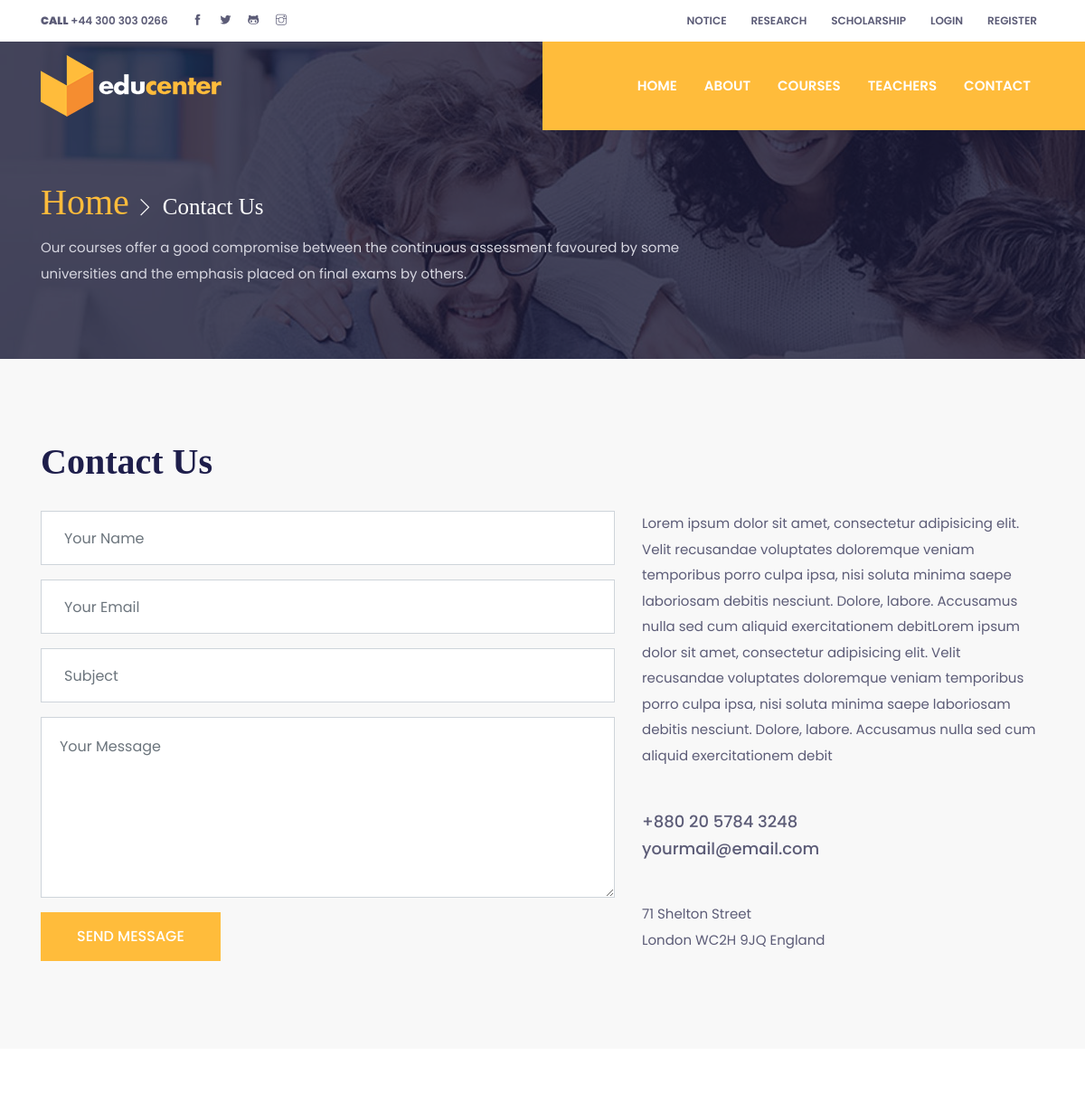
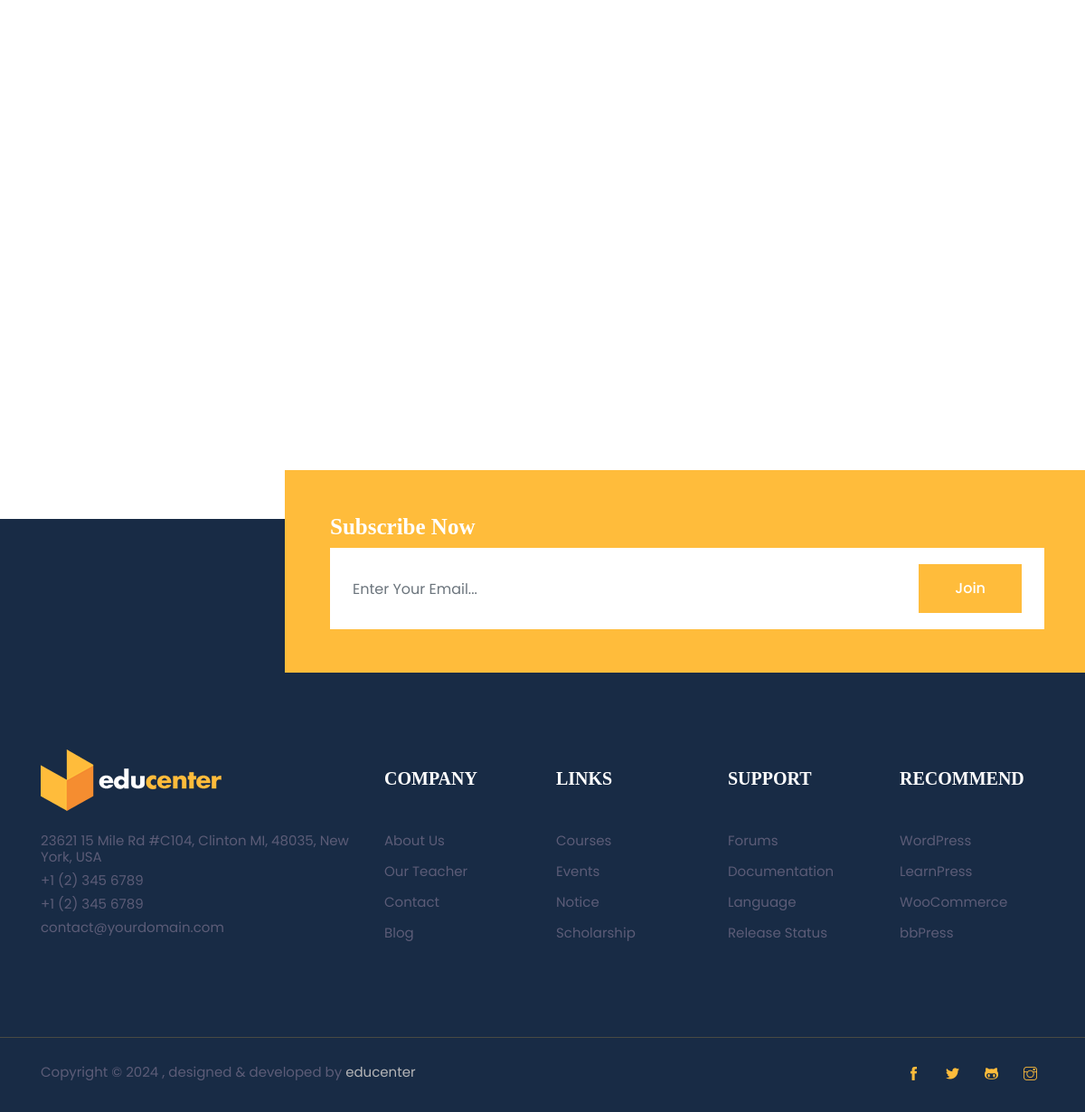
The page /contact.php on the database its author committed (2 pictures, top to bottom).
### tables this page shows
CREATE TABLE `contact` (
  `id` int(11) NOT NULL,
  `description` varchar(255) NOT NULL,
  `contact_description` text NOT NULL,
  `email` varchar(255) NOT NULL,
  `address` varchar(255) NOT NULL,
  `phone` varchar(255) NOT NULL
);

### contact.php (the view, shortened to what this page needs)
<!DOCTYPE html>
<html lang="en">
<head>
  <?php
include ('db.php');
$sql = "SELECT * FROM contact";
$result = mysqli_query($conn, $sql);
$data = mysqli_fetch_assoc($result);
?>
  <link rel="stylesheet" href="plugins/bootstrap/bootstrap.min.css">
  <link rel="stylesheet" href="plugins/slick/slick.css">
  <link rel="stylesheet" href="plugins/themify-icons/themify-icons.css">
  <link rel="stylesheet" href="plugins/animate/animate.css">
  <link rel="stylesheet" href="plugins/aos/aos.css">
  <link rel="stylesheet" href="plugins/venobox/venobox.css">
  <link href="css/style.css" rel="stylesheet">
</head>
<body>
<?php include ('header.php');?>
<section class="page-title-section overlay" data-background="images/backgrounds/page-title.jpg">
  <div class="container">
    <div class="row">
      <div class="col-md-8">
        <ul class="list-inline custom-breadcrumb mb-2">
          <li class="list-inline-item"><a class="h2 text-primary font-secondary" href="index.php">Home</a></li>
          <li class="list-inline-item text-white h3 font-secondary nasted">Contact Us</li>
        </ul>
        <p class="text-lighten mb-0"><?php echo $data['description']; ?></p>
      </div>
    </div>
  </div>
</section>
<section class="section bg-gray">
  <div class="container">
    <div class="row">
      <div class="col-lg-12">
        <h2 class="section-title">Contact Us</h2>
      </div>
    </div>
    <div class="row">
      <div class="col-lg-7 mb-4 mb-lg-0">
        <form action="/contact.html" method="POST">
          <input type="text" class="form-control mb-3" id="name" name="name" placeholder="Your Name" required>
          <input type="email" class="form-control mb-3" id="mail" name="mail" placeholder="Your Email" required>
          <input type="text" class="form-control mb-3" id="subject" name="subject" placeholder="Subject" required>
          <textarea name="message" id="message" class="form-control mb-3" placeholder="Your Message" required></textarea>
          <button type="submit" value="send" class="btn btn-primary">SEND MESSAGE</button>
        </form>
      </div>
      <div class="col-lg-5">
        <p class="mb-5"><?php echo $data['contact_description']; ?></p>
        <a href="tel:+8802057843248" class="text-color h5 d-block"><?php echo $data['phone']; ?></a>
        <a href="mailto:yourmail@email.com" class="mb-5 text-color h5 d-block"><?php echo $data['email']; ?></a>
        <p><?php echo $data['address']; ?></p>
      </div>
    </div>
  </div>
</section>
<section class="section pt-0">
  <div id="map_canvas" data-latitude="51.507351" data-longitude="-0.127758"></div>
</section>
<?php include ('footer.php');?>
</body>
</html>

### css/style.css (style rules this page uses)
body { line-height: 1.2; font-family: "Poppins", sans-serif; -webkit-font-smoothing: antialiased; font-size: 15px; color: #5c5c77; }
p, .paragraph { font-weight: 400; color: #5c5c77; font-size: 15px; line-height: 1.9; font-family: "Poppins", sans-serif; }
h1, h2, h3, h4, h5, h6 { color: #1e1e4b; font-family: "futura-bold"; font-weight: 700; line-height: 1.2; }
h2, .h2 { font-size: 40px; }
h3, .h3 { font-size: 25px; }
h5, .h5 { font-size: 18px; }
.btn { font-size: 16px; font-family: "Poppins", sans-serif; text-transform: capitalize; padding: 15px 40px; border-radius: 0; font-weight: 500; border: 0; position: relative; z-index: 1; transition: 0.2s ease; overflow: hidden; white-space: nowrap; }
.btn::before { position: absolute; content: ""; height: 80%; width: 100%; left: 0; bottom: 10%; z-index: -1; transition: transform 0.2s ease-in-out; transform-origin: top; transform: scaleY(0); }
.btn-primary { color: #fff; background-color: #ffbc3b; }
.btn-primary::before { background-color: #fff; }
body { background-color: #fff; overflow-x: hidden; }
ol, ul { list-style-type: none; margin: 0px; }
a, a:hover, a:focus { text-decoration: none; }
a, button, select { cursor: pointer; transition: 0.2s ease; }
.section { padding-top: 90px; padding-bottom: 90px; }
.section-title { margin-bottom: 30px; }
.overlay { position: relative; }
.overlay::before { position: absolute; content: ""; height: 100%; width: 100%; top: 0; left: 0; background: #1a1a37; opacity: 0.8; }
.bg-gray { background: #f8f8f8; }
.text-primary { color: #ffbc3b !important; }
.text-color { color: #5c5c77; }
.text-lighten { color: #d6d6e0 !important; }
.font-secondary { font-family: "futura-bold"; }
.page-title-section { padding: 200px 0 80px; }
.custom-breadcrumb li.nasted { position: relative; padding-left: 25px; }
.custom-breadcrumb li.nasted::before { position: absolute; font-family: "themify"; content: "\e649"; font-size: 20px; top: 50%; left: -5px; color: #fff; transform: translateY(-50%); }
textarea.form-control { height: 200px; padding: 20px; }
#map_canvas { height: 500px; }
.form-control { height: 60px; background: #fff; border-radius: 0; padding-left: 25px; }

### rows shown on the page
contact: description "Our courses offer a good compromise between the continuous assessment favoured by some universities and the emphasis placed on final exams by others.", contact_description "Lorem ipsum dolor sit amet, consectetur adipisicing elit. Velit recusandae voluptates doloremque veniam temporibus porro culpa ipsa, nisi soluta minima saepe laboriosam debitis nesciunt. Dolore, labore. Accusamus nulla sed cum aliquid exercitationem debitLorem ipsum dolor sit amet, consectetur adipisicing elit. Velit recusandae voluptates doloremque veniam temporibus porro culpa ipsa, nisi soluta minima saepe laboriosam debitis nesciunt. Dolore, labore. Accusamus nulla sed cum aliquid exercitationem debit", phone "+880 20 5784 3248", email "yourmail@email.com", address "71 Shelton Street London WC2H 9JQ England"
